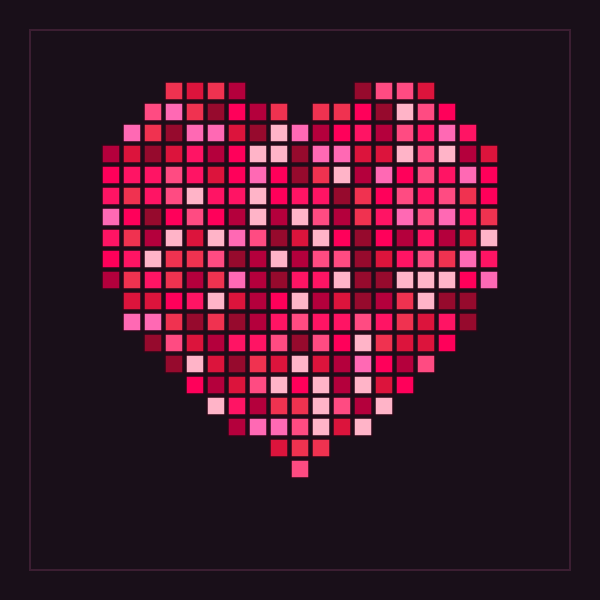
Frame 1 (no input)
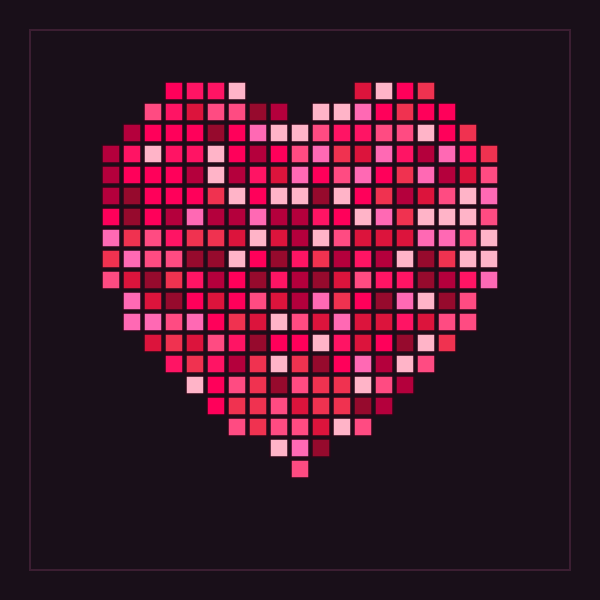
Frame 2 (the mouse pressed at the canvas centre, redrawn once)

The p5.js sketch that drew these frames (run headless with seeded random() and noise() and a simulated clock; the mouse was pressed at the canvas centre and the sketch redrawn once):

// p5.js sketch
// ── sketch.js
/**
 * Artefato da Semana: Coração de Quadrados Coloridos (Mosaico)
 * Tema: Desenho com Quadriláteros
 * 
 * Regra: Todo o desenho é gerado exclusivamente usando a função quad().
 * Cores: Variações entre tons de vermelho, carmesim, cereja, rosa e magenta.
 */

function setup() {
  // Cria uma tela quadrada de 600x600 pixels
  createCanvas(600, 600);

  // Define o desenho como estático (não fica redesenhando em loop)
  noLoop();
}

function draw() {
  // Fundo com um tom suave/escuro de vinho para destacar as cores
  background(25, 15, 25);

  // --- 1. MOLDURA DE FUNDO (Usando quad) ---
  noFill();
  stroke(60, 30, 50);
  strokeWeight(2);
  // Quadrado de borda decorativa
  quad(30, 30, 570, 30, 570, 570, 30, 570);

  // --- 2. CONFIGURAÇÕES DA GRADE DE QUADRADOS ---
  let tamanhoQuadrado = 18; // Tamanho de cada quadradinho (em pixels)
  let espacamento = 3;      // Espaço de respiro entre os quadradinhos
  let passo = tamanhoQuadrado + espacamento;

  // Centro da tela
  let centroX = width / 2;
  let centroY = height / 2 - 20;

  // Paleta de cores selecionadas a dedo entre tons de vermelho e rosa
  let paletaCores = [
    [255, 0, 90],    // Rosa vibrante / Choque
    [220, 20, 60],   // Vermelho Carmesim
    [255, 75, 130],  // Rosa Claro
    [180, 0, 60],    // Vinho / Rubi
    [255, 105, 180], // Hot Pink
    [255, 20, 100],  // Cereja
    [240, 50, 80],   // Coral avermelhado
    [150, 10, 45],   // Vermelho Escuro
    [255, 180, 200]  // Rosa Pastel iluminado
  ];

  // --- 3. GERAÇÃO DO CORAÇÃO EM MOSAICO ---
  // Percorremos uma matriz/grade de linhas e colunas
  for (let r = -11; r <= 12; r++) {
    for (let c = -12; c <= 12; c++) {
      
      // Coordenadas matemáticas normalizadas para a fórmula da forma do coração
      let xMat = c / 8.5;
      let yMat = -(r - 1.2) / 8.5;

      // Equação matemática clássica do coração: (x² + y² - 1)³ - x² * y³ <= 0
      let equacaoCoracao = Math.pow(xMat * xMat + yMat * yMat - 1, 3) - (xMat * xMat * Math.pow(yMat, 3));

      // Se o ponto estiver dentro do contorno do coração:
      if (equacaoCoracao <= 0) {
        
        // Posição no canvas (x, y) do canto superior esquerdo do quadradinho
        let x = centroX + c * passo - tamanhoQuadrado / 2;
        let y = centroY + r * passo - tamanhoQuadrado / 2;

        // Sorteia uma cor da nossa paleta de vermelhos e rosas
        let corEscolhida = random(paletaCores);
        fill(corEscolhida[0], corEscolhida[1], corEscolhida[2]);

        // Contorno sutil escuro para dar efeito de azulejo / mosaico
        stroke(40, 10, 25);
        strokeWeight(1.5);

        // DESENHANDO O QUADRADO COM A PRIMITIVA `quad()`
        // quad(x1, y1, x2, y2, x3, y3, x4, y4)
        // Ponto 1: Topo Esquerdo  (x, y)
        // Ponto 2: Topo Direito   (x + tam, y)
        // Ponto 3: Base Direita   (x + tam, y + tam)
        // Ponto 4: Base Esquerda  (x, y + tam)
        quad(
          x, y,
          x + tamanhoQuadrado, y,
          x + tamanhoQuadrado, y + tamanhoQuadrado,
          x, y + tamanhoQuadrado
        );
      }
    }
  }

  // Descrição para acessibilidade
  describe('Um coração estilizado formado por um mosaico de dezenas de pequenos quadrados em tons de vermelho, magenta e rosa sobre fundo escuro.');
}
